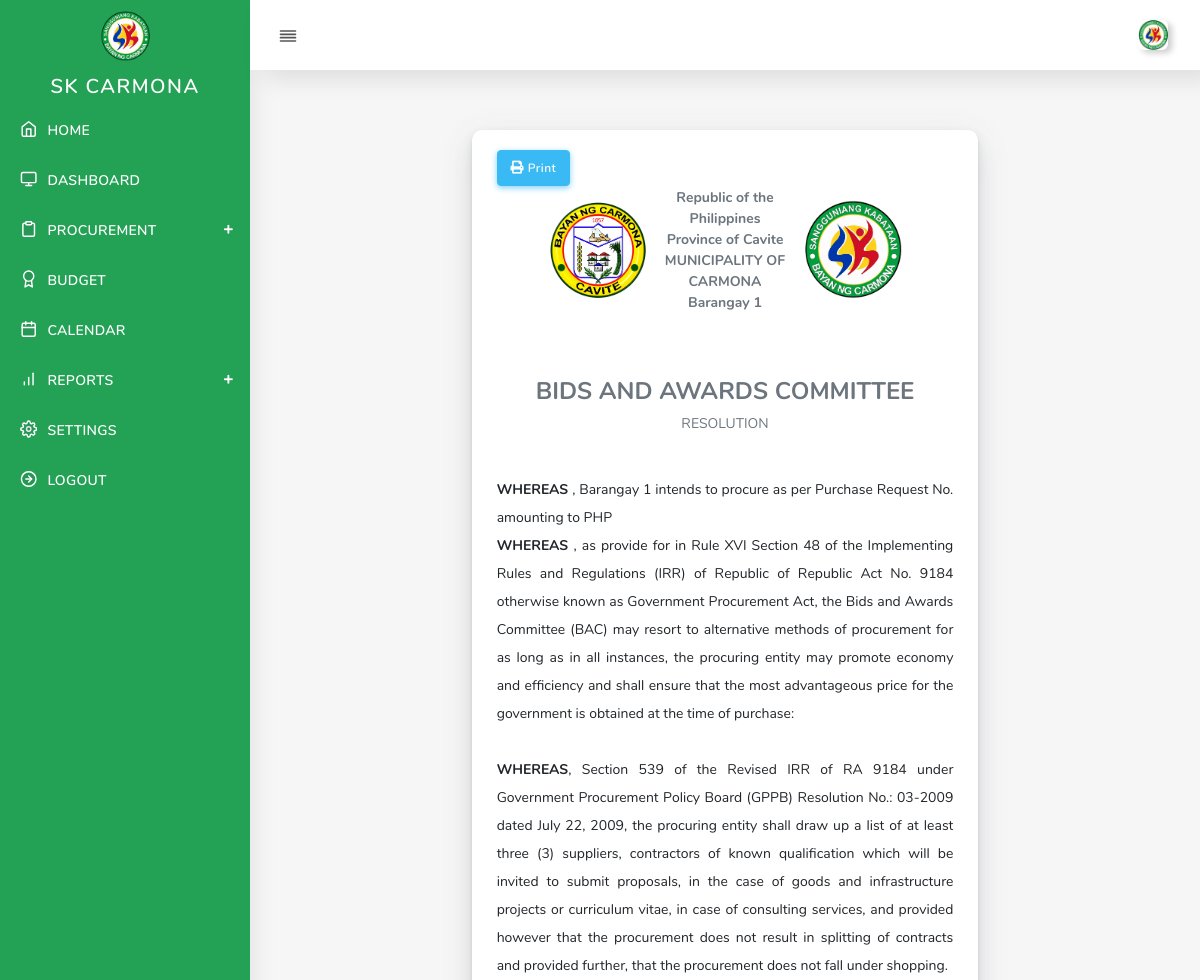
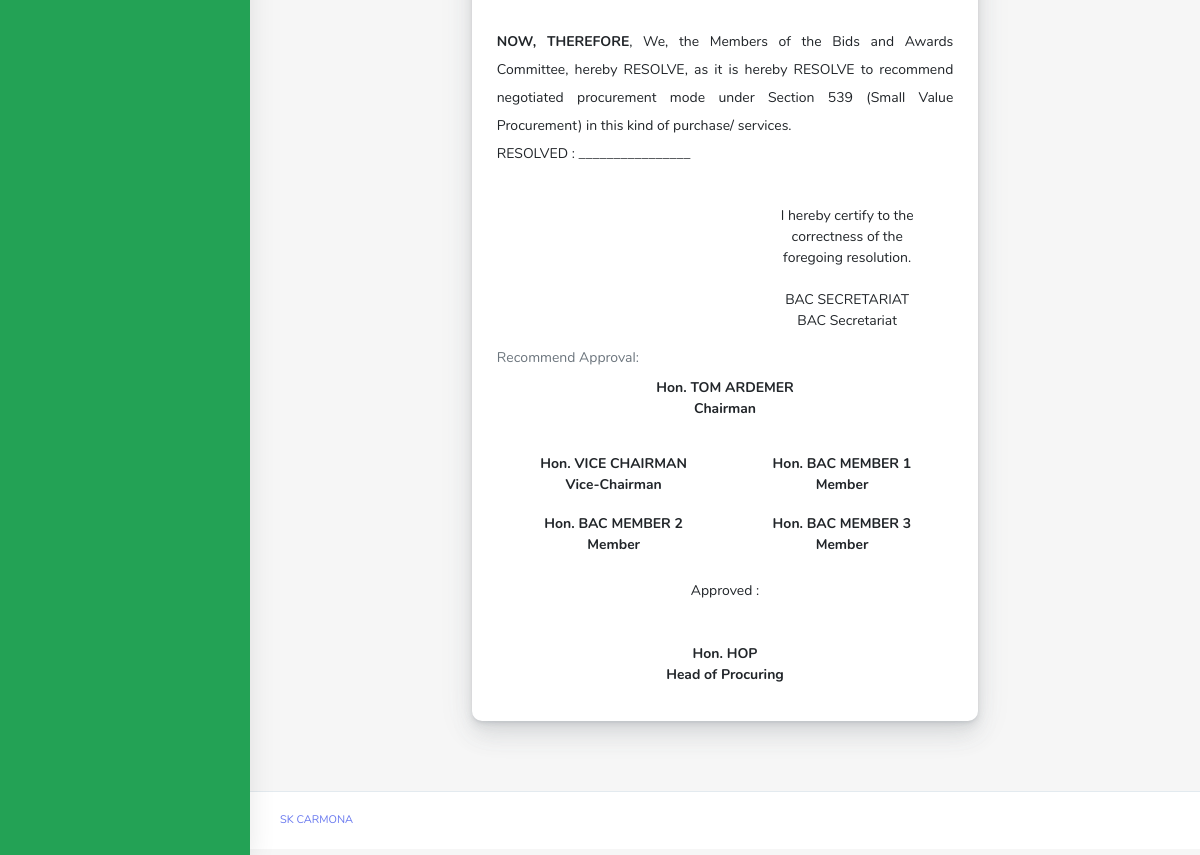
The page /user/procurement-bac-resolution.php (signed in) on the database its author committed (2 pictures, top to bottom).
### tables this page shows
CREATE TABLE `skaccount` (
  `brgyID` int(11) NOT NULL,
  `barangay_name` varchar(32) NOT NULL,
  `username` varchar(32) NOT NULL,
  `password` varchar(32) NOT NULL,
  `img_profile` text NOT NULL,
  `sk_chairman` varchar(100) NOT NULL,
  `vice_chairman` varchar(100) NOT NULL,
  `secretary` varchar(100) NOT NULL,
  `member1` varchar(100) NOT NULL,
  `member2` varchar(100) NOT NULL,
  `member3` varchar(100) NOT NULL,
  `procuring` varchar(100) NOT NULL,
  `brgy_captain` varchar(100) NOT NULL,
  `committee_approriations` varchar(100) NOT NULL,
  `sk_treasurer` varchar(100) NOT NULL,
  `ai_committee` varchar(100) NOT NULL,
  `budget_officer` varchar(50) NOT NULL,
  `city` varchar(100) NOT NULL,
  `province` varchar(100) NOT NULL,
  `contact` varchar(100) NOT NULL
);

### controller/sk-procurement-reports.php (called while the page is built, shortened)
<?php
$data  = $_SESSION['brgyID'];

### user/procurement-bac-resolution.php (the view, shortened to what this page needs)
<?php include('header.php'); ?>
<?php include('nav.php'); ?>
<?php include('../controller/sk-procurement-reports.php'); ?>
	<div class="main-content">
	<div class="row justify-content-center">
	 <div class="col-7">
		    <div class="card">
                  <div class="card-body">
				  <button class="btn btn-info btn-md" type="button" onclick="printDiv('printableArea')"/><i class="fas fa-print"></i> Print </button>
					<?php
					$proid = base64_decode(urldecode($_GET['data']));
					$pr	   = $mysqli->query("SELECT * FROM procurement_bac_resolution where brgy_id='$data' and pro_id='$proid'");
					$prres = $pr->fetch_assoc();
					$brgy	 = $mysqli->query("SELECT * FROM skaccount where brgyID ='$data'");
					$brgyres = $brgy->fetch_assoc();
					?>
					<div id="printableArea">
					   <table class="table-1" >
						<tr>
							<td  class="text-right"><img src="../assets/img/carmona.png" width="100px;"> </td>
							<td class="text-center"> <strong>  Republic of the Philippines <br> Province of Cavite <br>MUNICIPALITY OF CARMONA<br> <?php echo $brgyres['barangay_name'];?> </td>
							<td  class="text-left"><img src="../assets/img/barangay/<?php echo $brgyres['img_profile'];?>" width="100px;"> </td>
						</tr>
                      </table>
					  <br> <br> <br>
					  <center><h4> BIDS AND AWARDS COMMITTEE</h4> </center>
					  <center>RESOLUTION <?php echo $prres['resolution_no'];?>  </center>
					   <br> <br>
					  <p align="justify">
						<strong> WHEREAS </strong>, <?php echo $brgyres['barangay_name'];?> intends to procure <?php echo $prres['description'];?>  as per Purchase Request No. <?php echo $prres['prno'];?> amounting to  <?php echo $prres['amount'];?> PHP
						<br>
						<strong> WHEREAS </strong>, as provide for in Rule XVI Section 48 of the Implementing Rules and Regulations (IRR) of Republic of Republic Act No. 9184 otherwise known as Government Procurement Act, the Bids and Awards Committee (BAC) may resort to alternative methods of procurement for as long as in all instances, the procuring entity may 	promote economy and efficiency and shall ensure that the most advantageous price for the government is obtained at the time of purchase:
						<br><br>
						<strong> WHEREAS</strong>, Section 539 of the Revised IRR of RA 9184 under Government Procurement Policy Board (GPPB) Resolution No.: 03-2009 dated July 22, 2009, the procuring entity shall draw up a list of at least three (3) suppliers, contractors of known qualification which will be invited to submit proposals, in the case of goods and infrastructure projects or curriculum vitae, in case of consulting services, and provided however that the procurement does not result in splitting of contracts and provided further, that the procurement does not fall under shopping.
						<br><br>
						<strong>NOW, THEREFORE</strong>, We, the Members of the Bids and Awards Committee, hereby RESOLVE, as it is hereby RESOLVE to recommend negotiated procurement mode under Section 539 (Small Value Procurement) in this kind of purchase/ services.
						<br>
						RESOLVED :  ________________
					  </p>
						<br>
					    <table class="table"  >
						<tr>
							<td colspan="12">
							</td>
							<td colspan="0" class="text-right">
								  <center>
								  I hereby certify to the correctness of the <br>
							      foregoing resolution.
								  <br>
								  <br>
								  <?php echo strtoupper($brgyres['secretary']);?>
								  <br>
							      BAC Secretariat
								  </center>
							</td>
						</tr>
                      </table>
					  Recommend Approval:
					  <table class="table" >
						<tr>
							<td colspan="6" class="text-center"> <strong>  Hon. <?php echo strtoupper($brgyres['sk_chairman']);?> <br> Chairman  </td>
						</tr>
                      </table>
					  <table class="table" >
						<tr>
							<td colspan="6" class="text-center"> <strong> Hon. <?php echo strtoupper($brgyres['vice_chairman']);?> <br> Vice-Chairman  </td>
							<td colspan="6"  class="text-center"> <strong>Hon. <?php echo strtoupper($brgyres['member1']);?><br> Member</td>
						</tr>
						<tr>
							<td colspan="6" class="text-center"> <strong> Hon. <?php echo strtoupper($brgyres['member2']);?><br> Member  </td>
							<td colspan="6"  class="text-center"> <strong>Hon. <?php echo strtoupper($brgyres['member3']);?><br> Member</td>
						</tr>
                      </table>
					   <table class="table" >
						<tr>
							<td colspan="6" class="text-center"> Approved : <br><br><br><strong>  Hon.  <?php echo strtoupper($brgyres['procuring']);?> <br>  Head of Procuring  </td>
						</tr>
                      </table>
                  </div>
                </div>
                </div>
           </div>
           </div>
   </div>
<?php require('footer.php'); ?>

### user/nav.php (shortened to what this page needs)
<?php
include('../config/database.php');
$data     = $_SESSION['brgyID'];
$settings1 = $mysqli->query("SELECT * FROM skaccount where brgyID ='$data'");
while($val1 = $settings1->fetch_object()){
	$profile =  $val1->img_profile;
}
?>
<body>
  <div id="app">
    <div class="main-wrapper main-wrapper-1">
      <div class="navbar-bg"></div>
      <nav class="navbar navbar-expand-lg main-navbar sticky">
        <div class="form-inline mr-auto">
          <ul class="navbar-nav mr-3">
            <li><a href="#" data-toggle="sidebar" class="nav-link nav-link-lg collapse-btn"> <i data-feather="align-justify"></i></a></li>
          </ul>
        </div>
        <ul class="navbar-nav navbar-right">
          <li class="dropdown"><a href="#" data-toggle="dropdown"
              class="nav-link dropdown-toggle nav-link-lg nav-link-user"> <img alt="image" src="../assets/img/barangay/<?php echo $profile;?>"
                class="user-img-radious-style"> <span class="d-sm-none d-lg-inline-block"></span></a>
          </li>
        </ul>
      </nav>
      <div class="main-sidebar sidebar-style-2">
        <aside id="sidebar-wrapper" >
          <div class="sidebar-brand">
            <a href="#"> <img alt="image" src="../assets/img/sk-logo.png" class="header-logo" />
            </a>
          </div>
          <ul class="sidebar-menu" style="background-color:#23a255 !important;">
            <li class="menu-header"><center>SK CARMONA</center></li>
            <li class="dropdown <?php echo $index;?>">
              <a href="index.php" class="nav-link"><i data-feather="home"></i><span>HOME</span></a>
            </li>
			<li class="dropdown <?php echo $dashboard;?>">
              <a href="dashboard.php" class="nav-link"><i data-feather="monitor"></i><span>DASHBOARD</span></a>
            </li>
			<li class="dropdown <?php echo $procurement;?>">
              <a href="procurement.php" class="menu-toggle nav-link has-dropdown"><i data-feather="clipboard"></i><span>PROCUREMENT</span></a>
            </li>
			<li class="dropdown <?php echo $budget;?>">
              <a href="budget.php" class="nav-link"><i data-feather="award"></i><span>BUDGET </span></a>
            </li>
			<li class="dropdown <?php echo $calendar;?>">
              <a href="calendar.php" class="nav-link"><i data-feather="calendar"></i><span>CALENDAR </span></a>
            </li>
			<li class="dropdown <?php echo $reports;?>">
              <a href="announcement.php" class="menu-toggle nav-link has-dropdown"><i data-feather="bar-chart"></i><span>REPORTS </span></a>
            </li>
			<li class="dropdown <?php echo $settings;?>">
              <a href="settings.php" class="nav-link"><i data-feather="settings"></i><span> SETTINGS </span></a>
            </li>
			<li class="dropdown ">
              <a href="logout.php" class="nav-link"><i data-feather="arrow-right-circle"></i><span>LOGOUT</span></a>
            </li>
          </ul>
        </aside>
      </div>

### user/procurement-bac-resolution.php (style rules this page uses)
.table-1 { width: 100%; table-layout: fixed; }

### rows shown on the page
skaccount: img_profile (picture), barangay_name "Barangay 1", secretary "BAC SECRETARIAT", sk_chairman "TOM ARDEMER", vice_chairman "VICE CHAIRMAN", member1 "BAC MEMBER 1", member2 "BAC MEMBER 2", member3 "BAC MEMBER 3", procuring "HOP"
